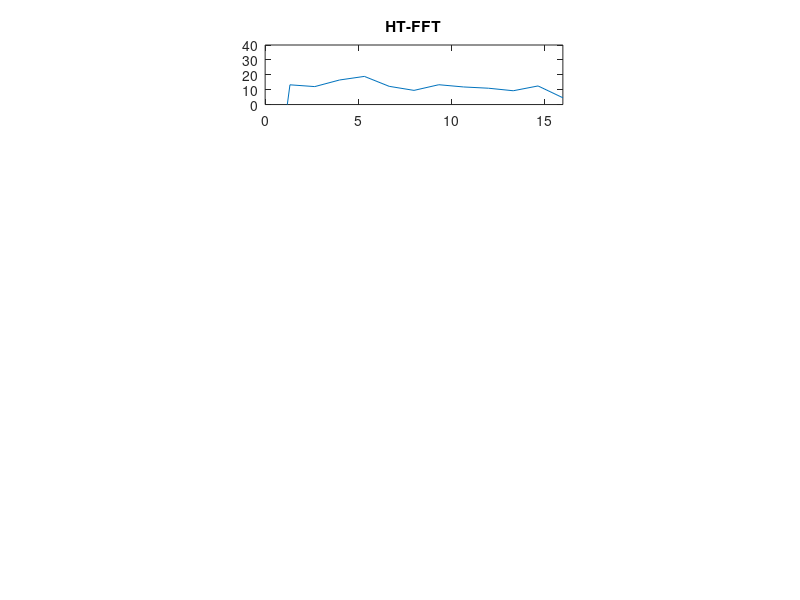

The MATLAB script that drew this image: (Note: this script raises an error after producing the figure.)
clc;clear;close all;
y1_Fig10=load('y1_Fig10.mat');  
y2_Fig10=load('y2_Fig10.mat');  
y3_Fig10=load('y3_Fig10.mat');  
y1=y1_Fig10.y1;  
y2=y2_Fig10.y2;  
y3=y3_Fig10.y3;  

L=length(y1);
Fs=1000;            % Sampling frequency
Y=[y1,y2,y3];
shift=25;
%% HT-FFT
F=(0:L-1)*Fs/L;
y1=Y(:,1);
y1=abs(hilbert(y1));
y1=y1-mean(y1);
F_sample=F(F<=16);
f_y1=abs(fft(y1,L))/sqrt(L);
f_y1=f_y1(F_sample<=16);
f_y1=10*log10(f_y1)+shift;
subplot(5,1,1)
plot(F_sample,f_y1)
axis([0,16,0,40])
pbaspect([5 1 1])
title('HT-FFT')
%% ESPRIT
G=200;
range=[44,76];
y1=Y(:,1);
[omega,f_y1]=ESPRIT_SelectOrder(y1,G,Fs,range);
figure(1)
f_y1=10*log10(abs(f_y1))+shift;
subplot(5,1,2)
stem(omega-60,f_y1)
axis([0,16,0,40])
pbaspect([5 1 1])
title('ESPRIT')
%% SAP-ESPRIT
G = 200;%
range=[0,16];
f_buttord=[40,60];  % The passband of the Butterworth filter
y=SAP(Y);
y=Butterworth(y,f_buttord(1),f_buttord(2));
[omega,f_y]=ESPRIT_SelectOrder(y,G,Fs,range);
f_y=10*log10(abs(f_y))+shift;
subplot(5,1,3)
stem(omega,f_y)
axis([0,16,0,40])
pbaspect([5 1 1])
title('SAP-ESPRIT')
%% SBL
ia=Y(:,1);
baseline = cos( 1/Fs*2*pi*(1:L)*60 );
ia = ia .* baseline.';
ia = hilbert(ia) - mean( hilbert(ia) );
ia = ia ./ max( abs(ia) );
r = 0.2;
omega = 60 + (40:r:80);
N_all = (0:1:length(ia)-1)';
[mu1,gamma,omega] = VBI_offgrid_CGDP(ia,N_all,omega,Fs);
omega=omega-120;
gamma=10*log10(gamma)+shift;
subplot(5,1,4)
stem(omega,gamma)
axis([0,16,0,40])
pbaspect([5 1 1])
title('SBL')
%% Proposed
threshold=0.2;      % The threshold of SVD
Y_bar=preprocess_proposed(Y,Fs,threshold,f_buttord);
omega=0:0.2:20;
[gamma,omega]=real_valued_SBL(Y_bar,Fs,omega);
gamma=10*log10(gamma)+shift;
figure(1)
subplot(5,1,5)
stem(omega,gamma)
axis([0,16,0,40])
pbaspect([5 1 1])
title('Proposed')